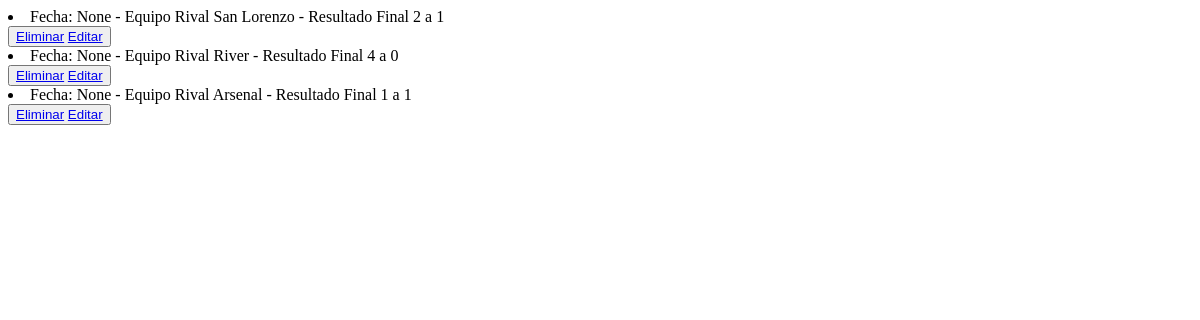
/AppSport/leerResultados, run on an earlier commit of the app's database.
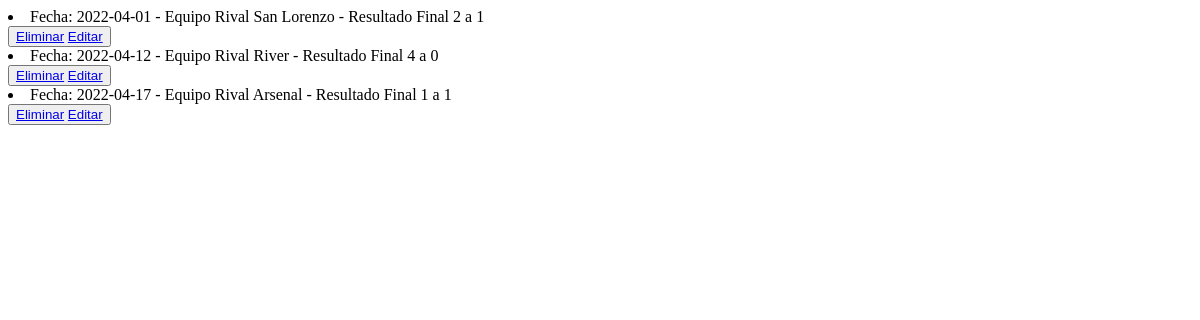
And on a later commit of the database.
### AppSport/models.py (models this page shows)
class Partido(models.Model):
    fecha = models.DateField()
    equipoRival = models.CharField(max_length=20)
    resultadoFinal = models.CharField(max_length=20)
    ganado = models.BooleanField(null=True)
    def __str__(self):
        return f"Fecha: {self.fecha} - Equipo Rival {self.equipoRival} - Resultado Final {self.resultadoFinal}"

### AppSport/views.py (the view)
# urls.py: path('leerResultados', views.leerLosResultados, name = "LeerLosResultados"),
def leerLosResultados(request):
    resultado = Partido.objects.all()
    contexto= {"partidos": resultado}
    return render(request, 'leerResultados.html', contexto)

### AppSport/templates/leerResultados.html (shortened to what this page needs)
<!DOCTYPE html>
<html lang="en">
<head>
</head>
<body>
    {% for p in partidos %}
        <li>{{p}}</li>
        <button>
            <a href="{% url 'EliminarResultado' p.fecha %}"> Eliminar</a>
            <a href="{% url 'EditarResultado' p.fecha %}"> Editar</a>
        </button>
    {% endfor %}
</body>
</html>

What changed in the data, as far as the page shows it:
changed Partido: fecha+equipoRival+resultadoFinal "Fecha: None - Equipo Rival San Lorenzo - Resultado Final 2 a 1" → "Fecha: 2022-04-01 - Equipo Rival San Lorenzo - Resultado Final 2 a 1"
changed Partido: fecha+equipoRival+resultadoFinal "Fecha: None - Equipo Rival River - Resultado Final 4 a 0" → "Fecha: 2022-04-12 - Equipo Rival River - Resultado Final 4 a 0"
changed Partido: fecha+equipoRival+resultadoFinal "Fecha: None - Equipo Rival Arsenal - Resultado Final 1 a 1" → "Fecha: 2022-04-17 - Equipo Rival Arsenal - Resultado Final 1 a 1"
